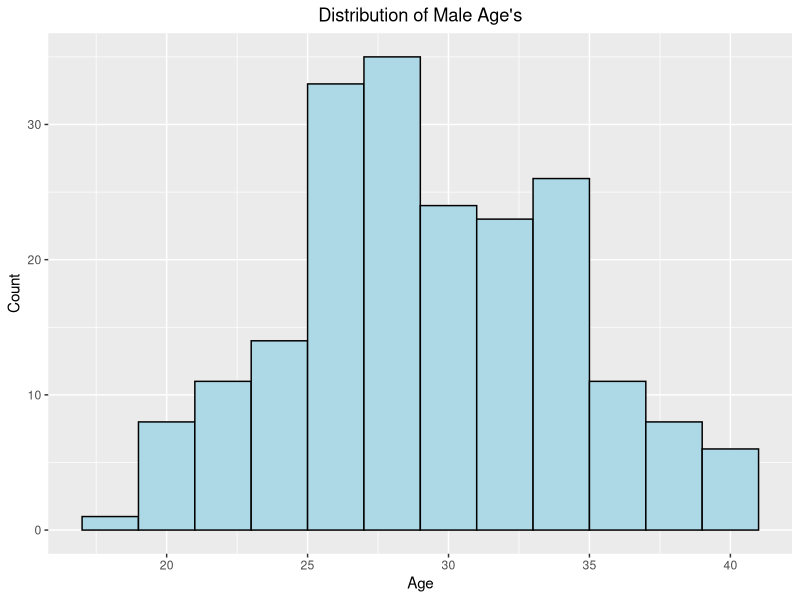
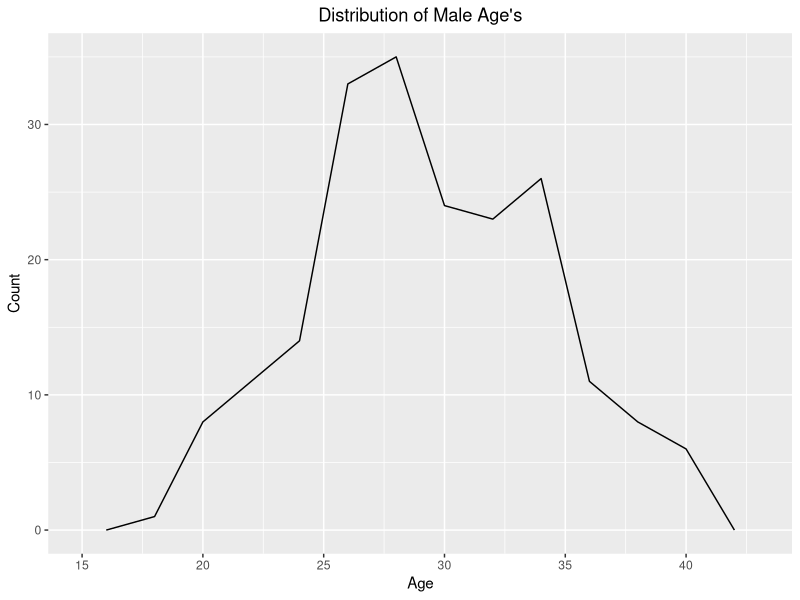
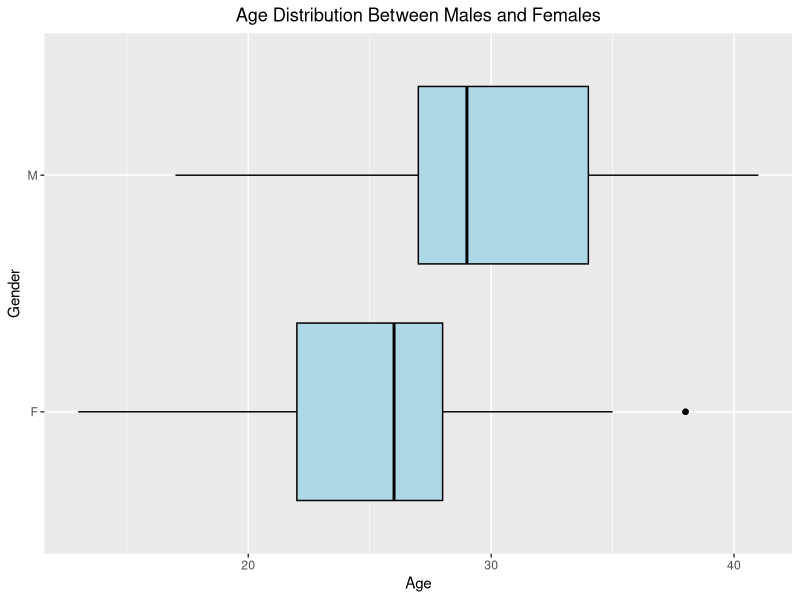
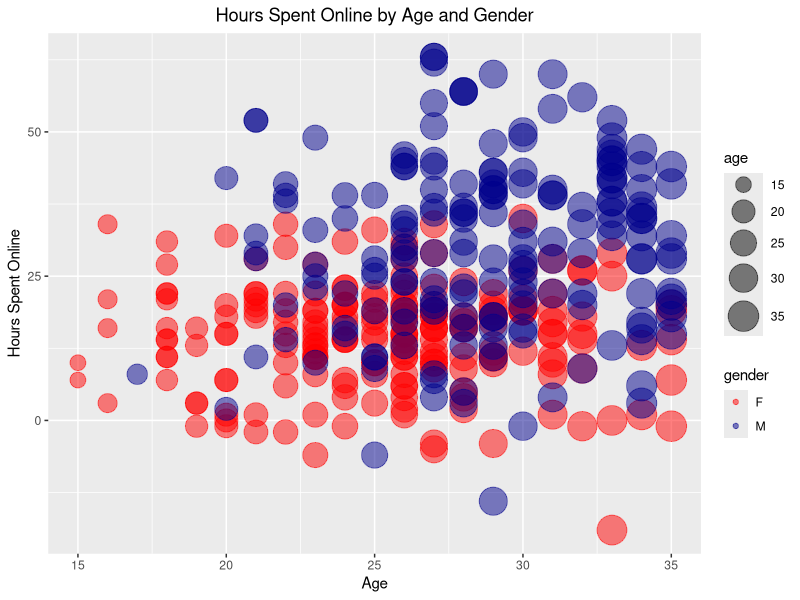

Source code (R) for these figures, in order:
## ---- chunk 1
# generates a random distribution of male and female age's 
set.seed(1000)
df = data.frame(
    gender=factor(rep(c('F', 'M'), each=200)),
    age=round(c(rnorm(200, mean=25, sd=5), rnorm(200, mean=30, sd=5))),
    hours=round(c(rnorm(200, mean=15, sd=10), rnorm(200, mean=30, sd=15)))
)
head(df)
## ---- chunk 2
library(plyr)

# generates a simple frequency table for males and their respective age's
total_count = count(df[df$gender=='M',], 'age')
total_count
## ---- chunk 3
library(ggplot2)

# plots a histogram for male age's
hist_plot = ggplot(df[df$gender=='M',], aes(x=age, fill=gender)) + geom_histogram(color='black', fill='lightblue', binwidth=2) + xlab('Age') + ylab('Count') + ggtitle('Distribution of Male Age\'s') + theme(plot.title = element_text(hjust = 0.5))
hist_plot
## ---- chunk 4
# plots a frequency polygon for male age's
poly_plot = ggplot(df[df$gender=='M',], aes(x=age)) + geom_freqpoly(color='black', binwidth=2) + xlab('Age') + ylab('Count') + ggtitle('Distribution of Male Age\'s') + theme(plot.title = element_text(hjust = 0.5))
poly_plot
## ---- chunk 5
# creates a box and whisker plot for male and female age's
box_and_whisker = ggplot(df, aes(x=age, y=gender)) + geom_boxplot(fill='lightblue', color='black') + xlab('Age') + ylab('Gender') + ggtitle('Age Distribution Between Males and Females') + theme(plot.title = element_text(hjust = 0.5))
box_and_whisker
## ---- chunk 6
bubble_graph = ggplot(df[df$age >= 15 & df$age <= 35,], aes(x=age, y=hours)) + geom_point(aes(color=gender, size=age), alpha=0.5) + scale_color_manual(values = c('red', 'darkblue')) + scale_size(range = c(5, 10)) + xlab('Age') + ylab('Hours Spent Online') + ggtitle('Hours Spent Online by Age and Gender') + theme(plot.title = element_text(hjust = 0.5))
bubble_graph
